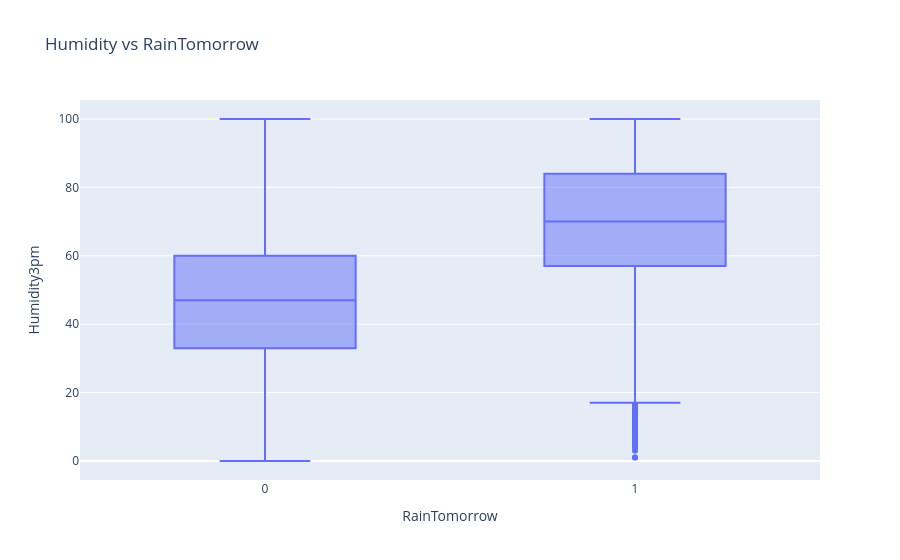

Notebook code cell kept with this figure:
### Markdown cell above
## Humidity vs Rain

### Code cell
fig = px.box(df, x='RainTomorrow', y='Humidity3pm',
             title="Humidity vs RainTomorrow")
fig.show()

### Figure 1 — Plotly figure (JSON) as saved in the notebook; plotly's stock layout.template omitted (floating-point values rounded to 4 significant figures; data arrays with more than 128 entries replaced by an {"elided": "..."} marker saying what was removed)
{"data": [{"alignmentgroup": "True", "hovertemplate": "RainTomorrow=%{x}<br>Humidity3pm=%{y}<extra></extra>", "legendgroup": "", "marker": {"color": "#636efa"}, "name": "", "notched": false, "offsetgroup": "", "orientation": "v", "showlegend": false, "type": "box", "x": {"elided": "145460 float values"}, "x0": " ", "xaxis": "x", "y": {"elided": "145460 float values"}, "y0": " ", "yaxis": "y"}], "layout": {"boxmode": "group", "legend": {"tracegroupgap": 0}, "title": {"text": "Humidity vs RainTomorrow"}, "xaxis": {"anchor": "y", "domain": [0, 1], "title": {"text": "RainTomorrow"}}, "yaxis": {"anchor": "x", "domain": [0, 1], "title": {"text": "Humidity3pm"}}}}
